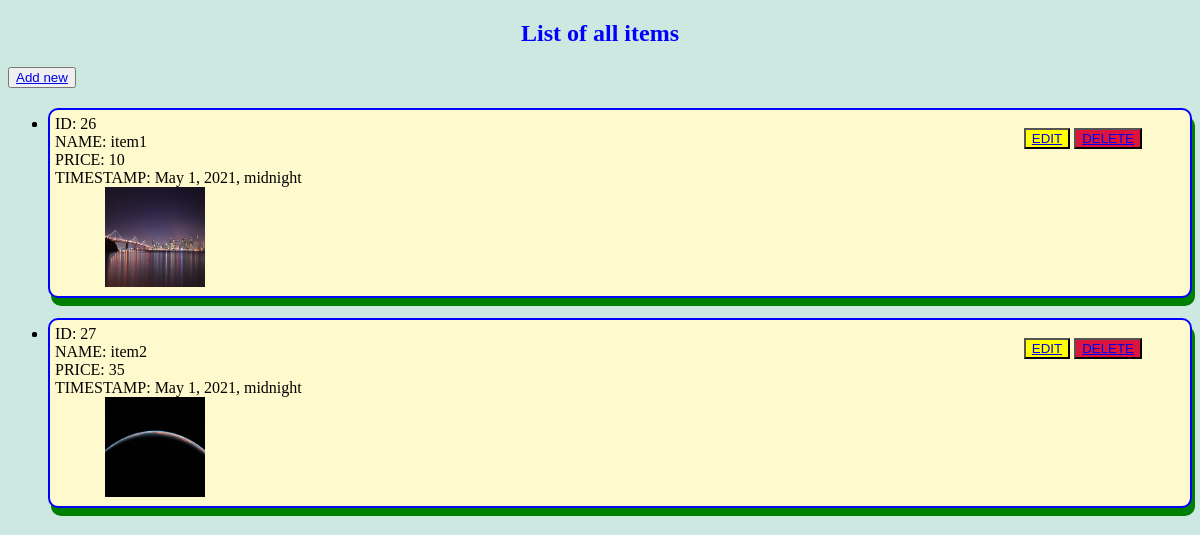
Before: /owner/ with the older database file.
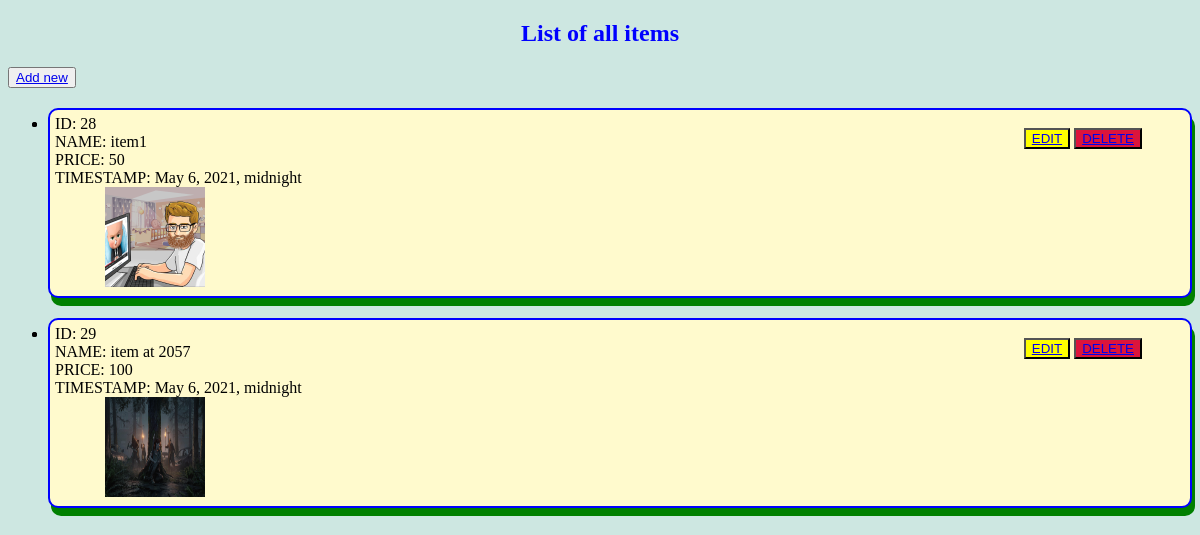
After: the same page with the newer database file.
### owner/models.py (models this page shows, shortened)
class Item(models.Model):
    timeStamp = models.DateTimeField(verbose_name="Time when added") # add auto_now_add=True for auto set in database
    name= models.CharField(max_length=200)
    price=models.IntegerField(verbose_name="Current base MRP")
    visibleToCostumer= models.BooleanField(verbose_name="should costumer see or not")
    profitPercentage=models.FloatField("Profit ratio")
    item_image=models.ImageField(upload_to="images/", null=True, blank=True) #for only becoz its saying field is required after form submit

### owner/views.py (the view)
# urls.py: path('', Display.homeDisplay, name="owner-home"),
    def homeDisplay(request):
        context= {
            'page_name': "Home page",
            "items": Item.objects.all()
        }
        return render(request, 'owner/index.html', context)

### owner/templates/owner/index.html (shortened to what this page needs)
<!DOCTYPE html>
<html lang="en">
<head>
</head>
<body>
    <nav style="display: inline; ">
        <h1> List of all items</h1>
        <button> <a href="{% url 'owner:add-item'%}"> Add new </a>  </button>
    </nav>
    {% if items %}
    <ul>
    {% for item in items %}
        {% if item.visibleToCostumer %}
            <div class="container">
                <div class="right-portion">
                    <button style="background-color: yellow;"> <a href="{% url 'owner:edit-item' item_id=item.id %}"> EDIT </a> </button>
                    <button style="background-color: crimson;"> <a href="{% url 'owner:delete-item' pk=item.id %}"> DELETE </a></button>
                </div>
                <div class="left-portion">
                    <li>
                        <div>ID: {{item.id}}</div>
                        <div>NAME: {{item.name}}</div>
                        <div>PRICE: {{item.price}}</div>
                        <div>TIMESTAMP: {{item.timeStamp}}</div>
                        {% load static %}
                        <img src="{% static item.item_image %}" alt="My image" class="product-image">
                    </li>
                </div>
            </div>
        {% endif %}
    {% endfor %}
    </ul>
    {% else %}
    <h1>No items in shop</h1>
    {% endif %}
</body>
</html>̥̥̥

### owner/templates/owner/index.html (style rules this page uses)
body { background-color: rgba(156, 209, 196, 0.5); ; }
h1 { color:blue; display: flex; justify-content:center }
div { padding: 10px, 10 px; }
li { padding: 5px; margin-top: 20px; border: blue 2px solid; border-radius: 10px; background-color: lemonchiffon; box-shadow: 3px 8px green; }
.product-image { width: 100px; height: 100px; padding-left: 50px; }
.container { display:list-item }
.right-portion { float: right; position: relative; left: -50px; top: 20px; }

Changed rows visible on the page:
removed Item: id "26", name "item1", price "10", timeStamp "May 1, 2021, midnight", item_image (picture)
removed Item: id "27", name "item2", price "35", timeStamp "May 1, 2021, midnight", item_image (picture)
added Item: id "28", name "item1", price "50", timeStamp "May 6, 2021, midnight", item_image (picture)
added Item: id "29", name "item at 2057", price "100", timeStamp "May 6, 2021, midnight", item_image (picture)
